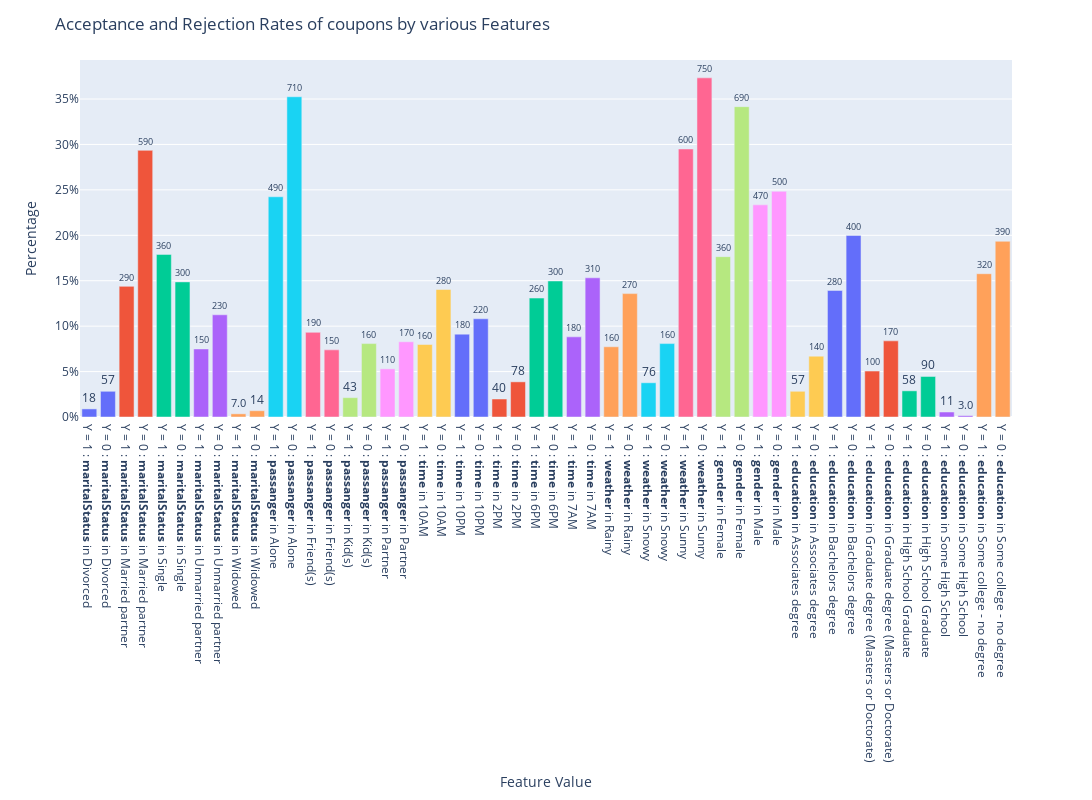

Notebook code cell kept with this figure:
### Markdown cell above
#### 3. Proportion of bar coupons accepted and rejected by various features.

### Code cell
df1 = Filter_Dataframe(bar_df,{'maritalStatus':[],'passanger':[],'time':[],'weather':[],'gender':[],'education':[]},'',Y)[1]
fig = barchart(df1,Y,showlegend=False)
fig.update_layout(title='Acceptance and Rejection Rates of coupons by various Features')
fig.show()

### Figure 1 — Plotly figure (JSON) as saved in the notebook; plotly's stock layout.template omitted (floating-point values rounded to 4 significant figures)
{"data": [{"alignmentgroup": "True", "customdata": [[18, "N", "Y = 1"], [57, "N", "Y = 0"]], "hovertemplate": "Feature=<b>maritalStatus</b> in Divorced<br>Percentage=%{y}<br>Row Count=%{customdata[0]}<br>Filter=%{customdata[1]}<extra></extra>", "legendgroup": "<b>maritalStatus</b> in Divorced", "marker": {"color": "#636efa", "pattern": {"shape": ""}}, "name": "<b>maritalStatus</b> in Divorced", "offsetgroup": "<b>maritalStatus</b> in Divorced", "orientation": "v", "showlegend": true, "text": [18, 57], "textposition": "outside", "texttemplate": "%{text:.2s}", "type": "bar", "x": ["Y = 1 : <b>maritalStatus</b> in Divorced", "Y = 0 : <b>maritalStatus</b> in Divorced"], "xaxis": "x", "y": [0.89, 2.83], "yaxis": "y"}, {"alignmentgroup": "True", "customdata": [[290, "N", "Y = 1"], [592, "N", "Y = 0"]], "hovertemplate": "Feature=<b>maritalStatus</b> in Married partner<br>Percentage=%{y}<br>Row Count=%{customdata[0]}<br>Filter=%{customdata[1]}<extra></extra>", "legendgroup": "<b>maritalStatus</b> in Married partner", "marker": {"color": "#EF553B", "pattern": {"shape": ""}}, "name": "<b>maritalStatus</b> in Married partner", "offsetgroup": "<b>maritalStatus</b> in Married partner", "orientation": "v", "showlegend": true, "text": [290, 592], "textposition": "outside", "texttemplate": "%{text:.2s}", "type": "bar", "x": ["Y = 1 : <b>maritalStatus</b> in Married partner", "Y = 0 : <b>maritalStatus</b> in Married partner"], "xaxis": "x", "y": [14.38, 29.35], "yaxis": "y"}, {"alignmentgroup": "True", "customdata": [[361, "N", "Y = 1"], [300, "N", "Y = 0"]], "hovertemplate": "Feature=<b>maritalStatus</b> in Single<br>Percentage=%{y}<br>Row Count=%{customdata[0]}<br>Filter=%{customdata[1]}<extra></extra>", "legendgroup": "<b>maritalStatus</b> in Single", "marker": {"color": "#00cc96", "pattern": {"shape": ""}}, "name": "<b>maritalStatus</b> in Single", "offsetgroup": "<b>maritalStatus</b> in Single", "orientation": "v", "showlegend": true, "text": [361, 300], "textposition": "outside", "texttemplate": "%{text:.2s}", "type": "bar", "x": ["Y = 1 : <b>maritalStatus</b> in Single", "Y = 0 : <b>maritalStatus</b> in Single"], "xaxis": "x", "y": [17.9, 14.87], "yaxis": "y"}, {"alignmentgroup": "True", "customdata": [[151, "N", "Y = 1"], [227, "N", "Y = 0"]], "hovertemplate": "Feature=<b>maritalStatus</b> in Unmarried partner<br>Percentage=%{y}<br>Row Count=%{customdata[0]}<br>Filter=%{customdata[1]}<extra></extra>", "legendgroup": "<b>maritalStatus</b> in Unmarried partner", "marker": {"color": "#ab63fa", "pattern": {"shape": ""}}, "name": "<b>maritalStatus</b> in Unmarried partner", "offsetgroup": "<b>maritalStatus</b> in Unmarried partner", "orientation": "v", "showlegend": true, "text": [151, 227], "textposition": "outside", "texttemplate": "%{text:.2s}", "type": "bar", "x": ["Y = 1 : <b>maritalStatus</b> in Unmarried partner", "Y = 0 : <b>maritalStatus</b> in Unmarried partner"], "xaxis": "x", "y": [7.49, 11.25], "yaxis": "y"}, {"alignmentgroup": "True", "customdata": [[7, "N", "Y = 1"], [14, "N", "Y = 0"]], "hovertemplate": "Feature=<b>maritalStatus</b> in Widowed<br>Percentage=%{y}<br>Row Count=%{customdata[0]}<br>Filter=%{customdata[1]}<extra></extra>", "legendgroup": "<b>maritalStatus</b> in Widowed", "marker": {"color": "#FFA15A", "pattern": {"shape": ""}}, "name": "<b>maritalStatus</b> in Widowed", "offsetgroup": "<b>maritalStatus</b> in Widowed", "orientation": "v", "showlegend": true, "text": [7, 14], "textposition": "outside", "texttemplate": "%{text:.2s}", "type": "bar", "x": ["Y = 1 : <b>maritalStatus</b> in Widowed", "Y = 0 : <b>maritalStatus</b> in Widowed"], "xaxis": "x", "y": [0.35, 0.69], "yaxis": "y"}, {"alignmentgroup": "True", "customdata": [[489, "N", "Y = 1"], [711, "N", "Y = 0"]], "hovertemplate": "Feature=<b>passanger</b> in Alone<br>Percentage=%{y}<br>Row Count=%{customdata[0]}<br>Filter=%{customdata[1]}<extra></extra>", "legendgroup": "<b>passanger</b> in Alone", "marker": {"color": "#19d3f3", "pattern": {"shape": ""}}, "name": "<b>passanger</b> in Alone", "offsetgroup": "<b>passanger</b> in Alone", "orientation": "v", "showlegend": true, "text": [489, 711], "textposition": "outside", "texttemplate": "%{text:.2s}", "type": "bar", "x": ["Y = 1 : <b>passanger</b> in Alone", "Y = 0 : <b>passanger</b> in Alone"], "xaxis": "x", "y": [24.24, 35.25], "yaxis": "y"}, {"alignmentgroup": "True", "customdata": [[188, "N", "Y = 1"], [149, "N", "Y = 0"]], "hovertemplate": "Feature=<b>passanger</b> in Friend(s)<br>Percentage=%{y}<br>Row Count=%{customdata[0]}<br>Filter=%{customdata[1]}<extra></extra>", "legendgroup": "<b>passanger</b> in Friend(s)", "marker": {"color": "#FF6692", "pattern": {"shape": ""}}, "name": "<b>passanger</b> in Friend(s)", "offsetgroup": "<b>passanger</b> in Friend(s)", "orientation": "v", "showlegend": true, "text": [188, 149], "textposition": "outside", "texttemplate": "%{text:.2s}", "type": "bar", "x": ["Y = 1 : <b>passanger</b> in Friend(s)", "Y = 0 : <b>passanger</b> in Friend(s)"], "xaxis": "x", "y": [9.32, 7.39], "yaxis": "y"}, {"alignmentgroup": "True", "customdata": [[43, "N", "Y = 1"], [163, "N", "Y = 0"]], "hovertemplate": "Feature=<b>passanger</b> in Kid(s)<br>Percentage=%{y}<br>Row Count=%{customdata[0]}<br>Filter=%{customdata[1]}<extra></extra>", "legendgroup": "<b>passanger</b> in Kid(s)", "marker": {"color": "#B6E880", "pattern": {"shape": ""}}, "name": "<b>passanger</b> in Kid(s)", "offsetgroup": "<b>passanger</b> in Kid(s)", "orientation": "v", "showlegend": true, "text": [43, 163], "textposition": "outside", "texttemplate": "%{text:.2s}", "type": "bar", "x": ["Y = 1 : <b>passanger</b> in Kid(s)", "Y = 0 : <b>passanger</b> in Kid(s)"], "xaxis": "x", "y": [2.13, 8.08], "yaxis": "y"}, {"alignmentgroup": "True", "customdata": [[107, "N", "Y = 1"], [167, "N", "Y = 0"]], "hovertemplate": "Feature=<b>passanger</b> in Partner<br>Percentage=%{y}<br>Row Count=%{customdata[0]}<br>Filter=%{customdata[1]}<extra></extra>", "legendgroup": "<b>passanger</b> in Partner", "marker": {"color": "#FF97FF", "pattern": {"shape": ""}}, "name": "<b>passanger</b> in Partner", "offsetgroup": "<b>passanger</b> in Partner", "orientation": "v", "showlegend": true, "text": [107, 167], "textposition": "outside", "texttemplate": "%{text:.2s}", "type": "bar", "x": ["Y = 1 : <b>passanger</b> in Partner", "Y = 0 : <b>passanger</b> in Partner"], "xaxis": "x", "y": [5.3, 8.28], "yaxis": "y"}, {"alignmentgroup": "True", "customdata": [[161, "N", "Y = 1"], [283, "N", "Y = 0"]], "hovertemplate": "Feature=<b>time</b> in 10AM<br>Percentage=%{y}<br>Row Count=%{customdata[0]}<br>Filter=%{customdata[1]}<extra></extra>", "legendgroup": "<b>time</b> in 10AM", "marker": {"color": "#FECB52", "pattern": {"shape": ""}}, "name": "<b>time</b> in 10AM", "offsetgroup": "<b>time</b> in 10AM", "orientation": "v", "showlegend": true, "text": [161, 283], "textposition": "outside", "texttemplate": "%{text:.2s}", "type": "bar", "x": ["Y = 1 : <b>time</b> in 10AM", "Y = 0 : <b>time</b> in 10AM"], "xaxis": "x", "y": [7.98, 14.03], "yaxis": "y"}, {"alignmentgroup": "True", "customdata": [[184, "N", "Y = 1"], [218, "N", "Y = 0"]], "hovertemplate": "Feature=<b>time</b> in 10PM<br>Percentage=%{y}<br>Row Count=%{customdata[0]}<br>Filter=%{customdata[1]}<extra></extra>", "legendgroup": "<b>time</b> in 10PM", "marker": {"color": "#636efa", "pattern": {"shape": ""}}, "name": "<b>time</b> in 10PM", "offsetgroup": "<b>time</b> in 10PM", "orientation": "v", "showlegend": true, "text": [184, 218], "textposition": "outside", "texttemplate": "%{text:.2s}", "type": "bar", "x": ["Y = 1 : <b>time</b> in 10PM", "Y = 0 : <b>time</b> in 10PM"], "xaxis": "x", "y": [9.12, 10.81], "yaxis": "y"}, {"alignmentgroup": "True", "customdata": [[40, "N", "Y = 1"], [78, "N", "Y = 0"]], "hovertemplate": "Feature=<b>time</b> in 2PM<br>Percentage=%{y}<br>Row Count=%{customdata[0]}<br>Filter=%{customdata[1]}<extra></extra>", "legendgroup": "<b>time</b> in 2PM", "marker": {"color": "#EF553B", "pattern": {"shape": ""}}, "name": "<b>time</b> in 2PM", "offsetgroup": "<b>time</b> in 2PM", "orientation": "v", "showlegend": true, "text": [40, 78], "textposition": "outside", "texttemplate": "%{text:.2s}", "type": "bar", "x": ["Y = 1 : <b>time</b> in 2PM", "Y = 0 : <b>time</b> in 2PM"], "xaxis": "x", "y": [1.98, 3.87], "yaxis": "y"}, {"alignmentgroup": "True", "customdata": [[264, "N", "Y = 1"], [302, "N", "Y = 0"]], "hovertemplate": "Feature=<b>time</b> in 6PM<br>Percentage=%{y}<br>Row Count=%{customdata[0]}<br>Filter=%{customdata[1]}<extra></extra>", "legendgroup": "<b>time</b> in 6PM", "marker": {"color": "#00cc96", "pattern": {"shape": ""}}, "name": "<b>time</b> in 6PM", "offsetgroup": "<b>time</b> in 6PM", "orientation": "v", "showlegend": true, "text": [264, 302], "textposition": "outside", "texttemplate": "%{text:.2s}", "type": "bar", "x": ["Y = 1 : <b>time</b> in 6PM", "Y = 0 : <b>time</b> in 6PM"], "xaxis": "x", "y": [13.09, 14.97], "yaxis": "y"}, {"alignmentgroup": "True", "customdata": [[178, "N", "Y = 1"], [309, "N", "Y = 0"]], "hovertemplate": "Feature=<b>time</b> in 7AM<br>Percentage=%{y}<br>Row Count=%{customdata[0]}<br>Filter=%{customdata[1]}<extra></extra>", "legendgroup": "<b>time</b> in 7AM", "marker": {"color": "#ab63fa", "pattern": {"shape": ""}}, "name": "<b>time</b> in 7AM", "offsetgroup": "<b>time</b> in 7AM", "orientation": "v", "showlegend": true, "text": [178, 309], "textposition": "outside", "texttemplate": "%{text:.2s}", "type": "bar", "x": ["Y = 1 : <b>time</b> in 7AM", "Y = 0 : <b>time</b> in 7AM"], "xaxis": "x", "y": [8.82, 15.32], "yaxis": "y"}, {"alignmentgroup": "True", "customdata": [[156, "N", "Y = 1"], [274, "N", "Y = 0"]], "hovertemplate": "Feature=<b>weather</b> in Rainy<br>Percentage=%{y}<br>Row Count=%{customdata[0]}<br>Filter=%{customdata[1]}<extra></extra>", "legendgroup": "<b>weather</b> in Rainy", "marker": {"color": "#FFA15A", "pattern": {"shape": ""}}, "name": "<b>weather</b> in Rainy", "offsetgroup": "<b>weather</b> in Rainy", "orientation": "v", "showlegend": true, "text": [156, 274], "textposition": "outside", "texttemplate": "%{text:.2s}", "type": "bar", "x": ["Y = 1 : <b>weather</b> in Rainy", "Y = 0 : <b>weather</b> in Rainy"], "xaxis": "x", "y": [7.73, 13.58], "yaxis": "y"}, {"alignmentgroup": "True", "customdata": [[76, "N", "Y = 1"], [163, "N", "Y = 0"]], "hovertemplate": "Feature=<b>weather</b> in Snowy<br>Percentage=%{y}<br>Row Count=%{customdata[0]}<br>Filter=%{customdata[1]}<extra></extra>", "legendgroup": "<b>weather</b> in Snowy", "marker": {"color": "#19d3f3", "pattern": {"shape": ""}}, "name": "<b>weather</b> in Snowy", "offsetgroup": "<b>weather</b> in Snowy", "orientation": "v", "showlegend": true, "text": [76, 163], "textposition": "outside", "texttemplate": "%{text:.2s}", "type": "bar", "x": ["Y = 1 : <b>weather</b> in Snowy", "Y = 0 : <b>weather</b> in Snowy"], "xaxis": "x", "y": [3.77, 8.08], "yaxis": "y"}, {"alignmentgroup": "True", "customdata": [[595, "N", "Y = 1"], [753, "N", "Y = 0"]], "hovertemplate": "Feature=<b>weather</b> in Sunny<br>Percentage=%{y}<br>Row Count=%{customdata[0]}<br>Filter=%{customdata[1]}<extra></extra>", "legendgroup": "<b>weather</b> in Sunny", "marker": {"color": "#FF6692", "pattern": {"shape": ""}}, "name": "<b>weather</b> in Sunny", "offsetgroup": "<b>weather</b> in Sunny", "orientation": "v", "showlegend": true, "text": [595, 753], "textposition": "outside", "texttemplate": "%{text:.2s}", "type": "bar", "x": ["Y = 1 : <b>weather</b> in Sunny", "Y = 0 : <b>weather</b> in Sunny"], "xaxis": "x", "y": [29.5, 37.33], "yaxis": "y"}, {"alignmentgroup": "True", "customdata": [[356, "N", "Y = 1"], [689, "N", "Y = 0"]], "hovertemplate": "Feature=<b>gender</b> in Female<br>Percentage=%{y}<br>Row Count=%{customdata[0]}<br>Filter=%{customdata[1]}<extra></extra>", "legendgroup": "<b>gender</b> in Female", "marker": {"color": "#B6E880", "pattern": {"shape": ""}}, "name": "<b>gender</b> in Female", "offsetgroup": "<b>gender</b> in Female", "orientation": "v", "showlegend": true, "text": [356, 689], "textposition": "outside", "texttemplate": "%{text:.2s}", "type": "bar", "x": ["Y = 1 : <b>gender</b> in Female", "Y = 0 : <b>gender</b> in Female"], "xaxis": "x", "y": [17.65, 34.16], "yaxis": "y"}, {"alignmentgroup": "True", "customdata": [[471, "N", "Y = 1"], [501, "N", "Y = 0"]], "hovertemplate": "Feature=<b>gender</b> in Male<br>Percentage=%{y}<br>Row Count=%{customdata[0]}<br>Filter=%{customdata[1]}<extra></extra>", "legendgroup": "<b>gender</b> in Male", "marker": {"color": "#FF97FF", "pattern": {"shape": ""}}, "name": "<b>gender</b> in Male", "offsetgroup": "<b>gender</b> in Male", "orientation": "v", "showlegend": true, "text": [471, 501], "textposition": "outside", "texttemplate": "%{text:.2s}", "type": "bar", "x": ["Y = 1 : <b>gender</b> in Male", "Y = 0 : <b>gender</b> in Male"], "xaxis": "x", "y": [23.35, 24.84], "yaxis": "y"}, {"alignmentgroup": "True", "customdata": [[57, "N", "Y = 1"], [135, "N", "Y = 0"]], "hovertemplate": "Feature=<b>education</b> in Associates degree<br>Percentage=%{y}<br>Row Count=%{customdata[0]}<br>Filter=%{customdata[1]}<extra></extra>", "legendgroup": "<b>education</b> in Associates degree", "marker": {"color": "#FECB52", "pattern": {"shape": ""}}, "name": "<b>education</b> in Associates degree", "offsetgroup": "<b>education</b> in Associates degree", "orientation": "v", "showlegend": true, "text": [57, 135], "textposition": "outside", "texttemplate": "%{text:.2s}", "type": "bar", "x": ["Y = 1 : <b>education</b> in Associates degree", "Y = 0 : <b>education</b> in Associates degree"], "xaxis": "x", "y": [2.83, 6.69], "yaxis": "y"}, {"alignmentgroup": "True", "customdata": [[281, "N", "Y = 1"], [403, "N", "Y = 0"]], "hovertemplate": "Feature=<b>education</b> in Bachelors degree<br>Percentage=%{y}<br>Row Count=%{customdata[0]}<br>Filter=%{customdata[1]}<extra></extra>", "legendgroup": "<b>education</b> in Bachelors degree", "marker": {"color": "#636efa", "pattern": {"shape": ""}}, "name": "<b>education</b> in Bachelors degree", "offsetgroup": "<b>education</b> in Bachelors degree", "orientation": "v", "showlegend": true, "text": [281, 403], "textposition": "outside", "texttemplate": "%{text:.2s}", "type": "bar", "x": ["Y = 1 : <b>education</b> in Bachelors degree", "Y = 0 : <b>education</b> in Bachelors degree"], "xaxis": "x", "y": [13.93, 19.98], "yaxis": "y"}, {"alignmentgroup": "True", "customdata": [[102, "N", "Y = 1"], [169, "N", "Y = 0"]], "hovertemplate": "Feature=<b>education</b> in Graduate degree (Masters or Doctorate)<br>Percentage=%{y}<br>Row Count=%{customdata[0]}<br>Filter=%{customdata[1]}<extra></extra>", "legendgroup": "<b>education</b> in Graduate degree (Masters or Doctorate)", "marker": {"color": "#EF553B", "pattern": {"shape": ""}}, "name": "<b>education</b> in Graduate degree (Masters or Doctorate)", "offsetgroup": "<b>education</b> in Graduate degree (Masters or Doctorate)", "orientation": "v", "showlegend": true, "text": [102, 169], "textposition": "outside", "texttemplate": "%{text:.2s}", "type": "bar", "x": ["Y = 1 : <b>education</b> in Graduate degree (Masters or Doctorate)", "Y = 0 : <b>education</b> in Graduate degree (Masters or Doctorate)"], "xaxis": "x", "y": [5.06, 8.38], "yaxis": "y"}, {"alignmentgroup": "True", "customdata": [[58, "N", "Y = 1"], [90, "N", "Y = 0"]], "hovertemplate": "Feature=<b>education</b> in High School Graduate<br>Percentage=%{y}<br>Row Count=%{customdata[0]}<br>Filter=%{customdata[1]}<extra></extra>", "legendgroup": "<b>education</b> in High School Graduate", "marker": {"color": "#00cc96", "pattern": {"shape": ""}}, "name": "<b>education</b> in High School Graduate", "offsetgroup": "<b>education</b> in High School Graduate", "orientation": "v", "showlegend": true, "text": [58, 90], "textposition": "outside", "texttemplate": "%{text:.2s}", "type": "bar", "x": ["Y = 1 : <b>education</b> in High School Graduate", "Y = 0 : <b>education</b> in High School Graduate"], "xaxis": "x", "y": [2.88, 4.46], "yaxis": "y"}, {"alignmentgroup": "True", "customdata": [[11, "N", "Y = 1"], [3, "N", "Y = 0"]], "hovertemplate": "Feature=<b>education</b> in Some High School<br>Percentage=%{y}<br>Row Count=%{customdata[0]}<br>Filter=%{customdata[1]}<extra></extra>", "legendgroup": "<b>education</b> in Some High School", "marker": {"color": "#ab63fa", "pattern": {"shape": ""}}, "name": "<b>education</b> in Some High School", "offsetgroup": "<b>education</b> in Some High School", "orientation": "v", "showlegend": true, "text": [11, 3], "textposition": "outside", "texttemplate": "%{text:.2s}", "type": "bar", "x": ["Y = 1 : <b>education</b> in Some High School", "Y = 0 : <b>education</b> in Some High School"], "xaxis": "x", "y": [0.55, 0.15], "yaxis": "y"}, {"alignmentgroup": "True", "customdata": [[318, "N", "Y = 1"], [390, "N", "Y = 0"]], "hovertemplate": "Feature=<b>education</b> in Some college - no degree<br>Percentage=%{y}<br>Row Count=%{customdata[0]}<br>Filter=%{customdata[1]}<extra></extra>", "legendgroup": "<b>education</b> in Some college - no degree", "marker": {"color": "#FFA15A", "pattern": {"shape": ""}}, "name": "<b>education</b> in Some college - no degree", "offsetgroup": "<b>education</b> in Some college - no degree", "orientation": "v", "showlegend": true, "text": [318, 390], "textposition": "outside", "texttemplate": "%{text:.2s}", "type": "bar", "x": ["Y = 1 : <b>education</b> in Some college - no degree", "Y = 0 : <b>education</b> in Some college - no degree"], "xaxis": "x", "y": [15.77, 19.34], "yaxis": "y"}], "layout": {"barmode": "relative", "height": 800, "legend": {"title": {"text": "Feature"}, "tracegroupgap": 0}, "margin": {"t": 60}, "showlegend": false, "title": {"text": "Acceptance and Rejection Rates of coupons by various Features"}, "width": 1200, "xaxis": {"anchor": "y", "domain": [0, 1], "title": {"text": "Feature Value"}}, "yaxis": {"anchor": "x", "domain": [0, 1], "ticksuffix": "%", "title": {"text": "Percentage"}}}}
